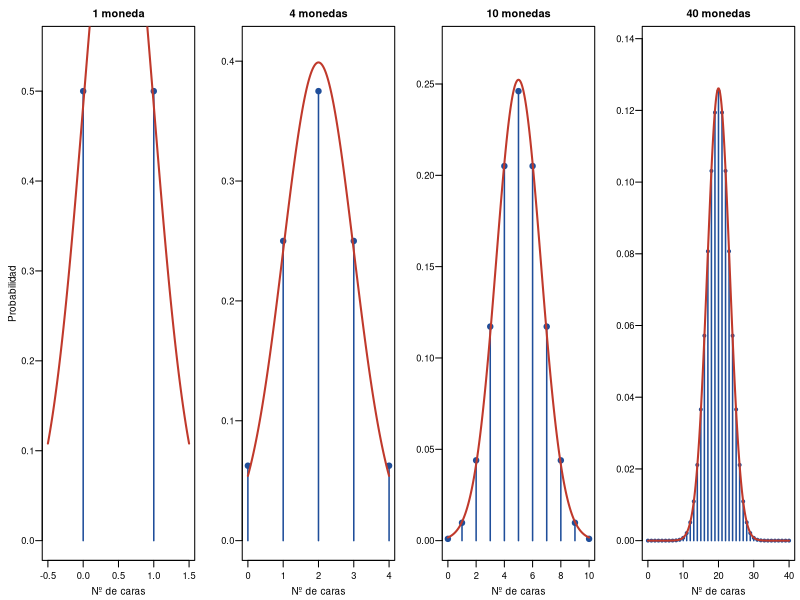

Here is the R script that generated this plot:
# De la binomial a la normal: nº de caras al lanzar n monedas (p = 0,5)
# No necesita datos: es teoría
op <- par(mfrow = c(1, 4), mar = c(3, 3.2, 2, 0.4), mgp = c(1.8, 0.6, 0),
          cex.axis = 0.85, cex.lab = 0.9, cex.main = 1)
for (n in c(1, 4, 10, 40)) {
  x <- 0:n; p <- dbinom(x, n, 0.5)
  mu <- n / 2; s <- sqrt(n / 4)
  plot(x, p, type = "h", lwd = 1.5, col = "#1F4E9A", las = 1, ylim = c(0, max(p) * 1.1),
       xlab = "Nº de caras", ylab = ifelse(n == 1, "Probabilidad", ""),
       xlim = if (n == 1) c(-0.5, 1.5) else c(0, n),
       main = sprintf("%d moneda%s", n, ifelse(n > 1, "s", "")))
  points(x, p, pch = 19, cex = ifelse(n > 10, 0.6, 1.1), col = "#1F4E9A")
  curve(dnorm(x, mu, s), add = TRUE, lwd = 2, col = "#C0392B", n = 300)
}
par(op)
